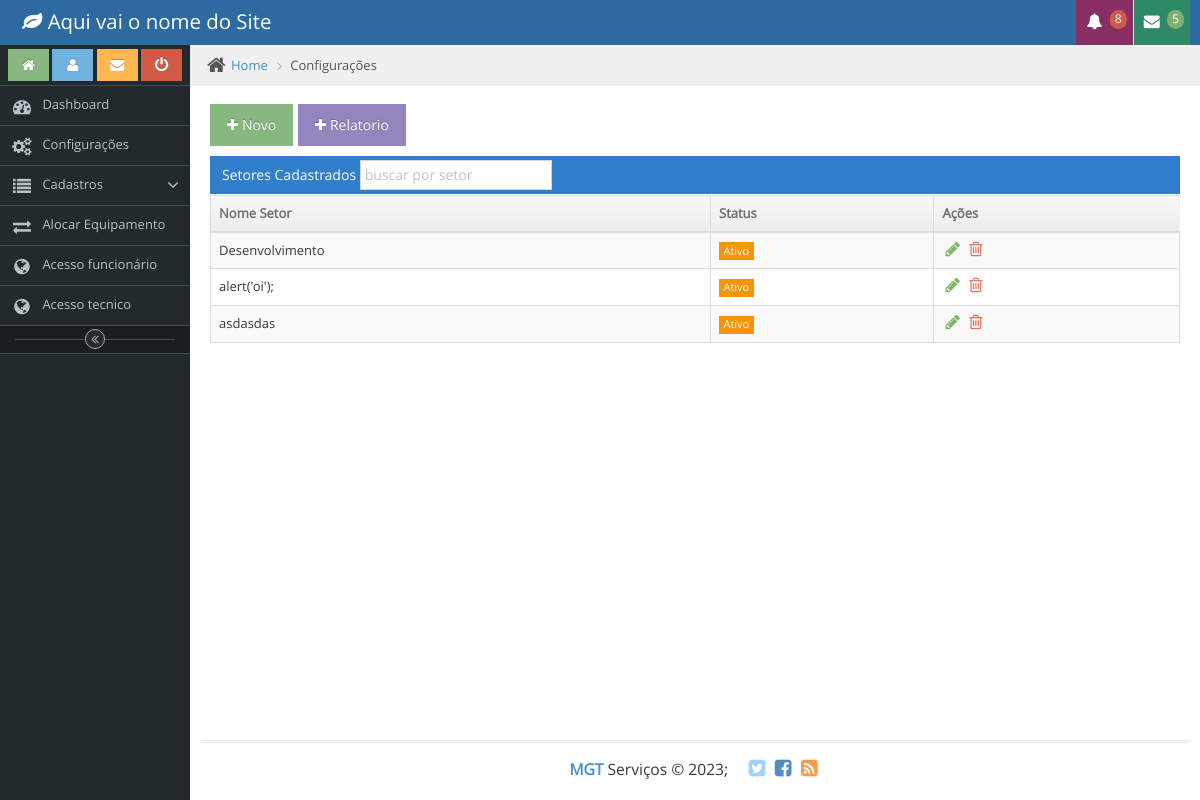
The page /src/View/admin/setor.php (signed in) on the database its author committed.
### tables this page shows
CREATE TABLE `tb_setor` (
  `id` int(11) NOT NULL,
  `nome_setor` varchar(45) NOT NULL
);

### src/Model/Conexao.php (called while the page is built, shortened)
<?php
class Conexao
{
    private static $Connect;
    private static function Conectar()
    {
        try {
            if (self::$Connect == null) :
                $dsn = 'mysql:host=' . HOST . ';dbname=' . DB;
                self::$Connect = new \PDO($dsn, USER, PASS, null);
            endif;
        } catch (\PDOException $e) {
            echo $e->getMessage();
        }
        self::$Connect->setAttribute(\PDO::ATTR_ERRMODE, \PDO::ERRMODE_EXCEPTION);
        return  self::$Connect;
    }
    public static function retornaConexao()
    {
        return  self::Conectar();
    }
}

### src/Resource/dataview/setor_dataview.php (called while the page is built, shortened)
<?php
$ctrl = new SetorController();
$pdfController = new PdfController;
if (isset($_POST['btn_cadastrar'])) {
    if ($_POST['AlteraID'] == '') {
        $vo = new SetorVO;
        $vo->setNomeSetor($_POST['nome']);
        $ret = $ctrl->CadastrarSetor($vo);
        if ($_POST['btn_cadastrar'] == 'ajx') {
            echo $ret;
        }
    } else {
        $vo = new SetorVO;
        $vo->setID($_POST['AlteraID']);
        $vo->setNomeSetor($_POST['nome']);
        $ret = $ctrl->AlterarSetorController($vo);
        if ($_POST['btn_cadastrar'] == 'ajx') {
            echo $ret;
        }
    }
} else if (isset($_GET['btn_pdf'])) {
    $dados = $ctrl->RetornarSetorController();
    $relatorio = $pdfController->gerarPdf('relatorio_setor.php', $dados);
} else {
    $setor = $ctrl->RetornarSetorController();
} ?>

### src/Controller/SetorController.php (called while the page is built, shortened)
<?php
class SetorController
{
    private $dao;
    public function __construct()
    {
        $this->dao = new SetorDAO;
    }
    public function RetornarSetorController(): array
    {
        return $this->dao->RetornarSetorDAO();
    }
}

### src/Model/SetorDAO.php (called while the page is built, shortened)
<?php
class SetorDAO extends Conexao
{
    private $conexao;
    public function __construct()
    {
        $this->conexao = parent::retornaConexao();
    }
    public function RetornarSetorDAO()
    {
        $sql = $this->conexao->prepare(Setor::RetornarSetor());
        $sql->execute();
        return $sql->fetchAll(\PDO::FETCH_ASSOC);
    }
}

### src/Model/SQL/Setor.php (called while the page is built, shortened)
<?php
class Setor
{
    public static function RetornarSetor()
    {
        $sql = 'SELECT id, nome_setor
                    FROM tb_setor';
        return $sql;
    }
}

### src/View/admin/setor.php (the view, shortened to what this page needs)
<?php
require_once dirname(__DIR__, 2) . '/Resource/dataview/setor_dataview.php';
?>
<!DOCTYPE html>
<html>
<head>
	<?php include_once PATH_URL . '/Template/_includes/_head.php' ?>
</head>
<body class="skin-1">
	<?php include_once PATH_URL . '/Template/_includes/_topo.php' ?>
	<div class="main-container ace-save-state" id="main-container">
		<?php include_once PATH_URL . '/Template/_includes/_menu.php' ?>
		<div class="main-content">
			<div class="main-content-inner">
				<div class="breadcrumbs ace-save-state" id="breadcrumbs">
					<ul class="breadcrumb">
						<li>
							<i class="ace-icon fa fa-home home-icon"></i>
							<a href="#">Home</a>
						</li>
						<li class="active">Configurações</li>
					</ul>
				</div>
				<div class="page-content">
					<div class="row">
						<div class="col-xs-12">
							<div class="row">
								<div class="col-xs-12">
									<h4 class="pink">
										<a href="#setor" role="button" class="btn btn-success" data-toggle="modal"><i class="ace-icon fa fa-plus white"></i>Novo</a>
										<?php if (count($setor) > 0) { ?>
											<button type="button" onclick="Imprimir()"class="btn btn-purple"><i class="ace-icon fa fa-plus white"></i>Relatorio</button>
										<?php } ?>
									</h4>
									<div class="table-header">
										Setores Cadastrados
										<div style="display:inline-flex" id="dynamic-table_filter">
											<input type="search" onkeyup="FiltrarSetor(this.value)" class="form-control input-sm" placeholder="buscar por setor" aria-controls="dynamic-table">
										</div>
									</div>
									<div id="table_result_Setor">
										<table id="dynamic-table" class="table table-striped table-bordered table-hover">
											<thead>
												<tr>
													<th class="sorting_desc">Nome Setor</th>
													<th class="hidden-480">Status</th>
													<th>Ações</th>
												</tr>
											</thead>
											<tbody>
												<?php for ($i = 0; $i < count($setor); $i++) { ?>
													<tr>
														<td>
															<?= $setor[$i]['nome_setor'] ?>
														</td>
														<td class="hidden-480">
															<span class="label label-sm label-warning">Ativo</span>
														</td>
														<td>
															<div class="hidden-sm hidden-xs action-buttons">
																<a class="green" href="#setor" role="button" data-toggle="modal" onclick="AlterarSetorModal('<?= $setor[$i]['id'] ?>', '<?= $setor[$i]['nome_setor'] ?>')">
																	<i title="Alterar Setor" class="ace-icon fa fa-pencil bigger-130"></i>
																</a>
																<a class="red" href="#modalExcluir" data-toggle="modal" onclick="ExcluirModal('<?= $setor[$i]['id'] ?>', '<?= $setor[$i]['nome_setor'] ?>')">
																	<i title="Excluir Setor" class="ace-icon fa fa-trash-o bigger-130"></i>
																</a>
															</div>
														</td>
													</tr>
												<?php } ?>
											</tbody>
										</table>
									</div>
								</div>
							</div>
						</div>
					</div>
				</div>
			</div>
		</div>
		<?php include_once PATH_URL . '/Template/_includes/_footer.php' ?>
	</div>
</body>
</html>

### rows shown on the page
tb_setor: nome_setor "Desenvolvimento"
tb_setor: nome_setor "alert('oi');"
tb_setor: nome_setor "asdasdas"
